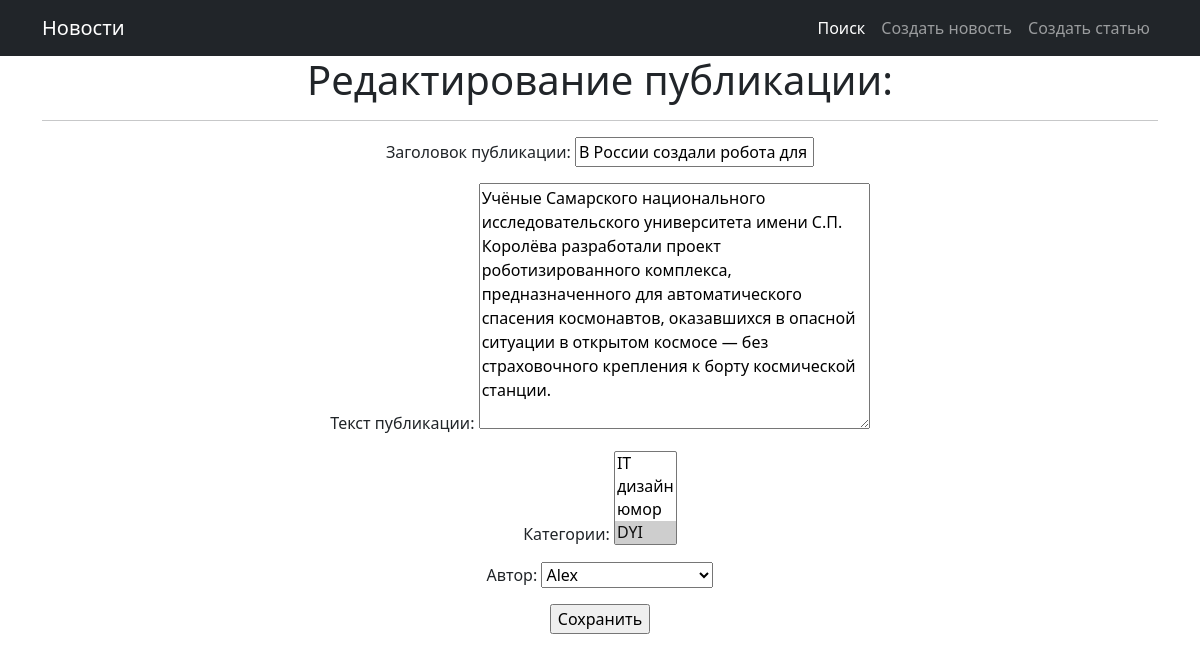
The app's page /news/1/edit/, older data.
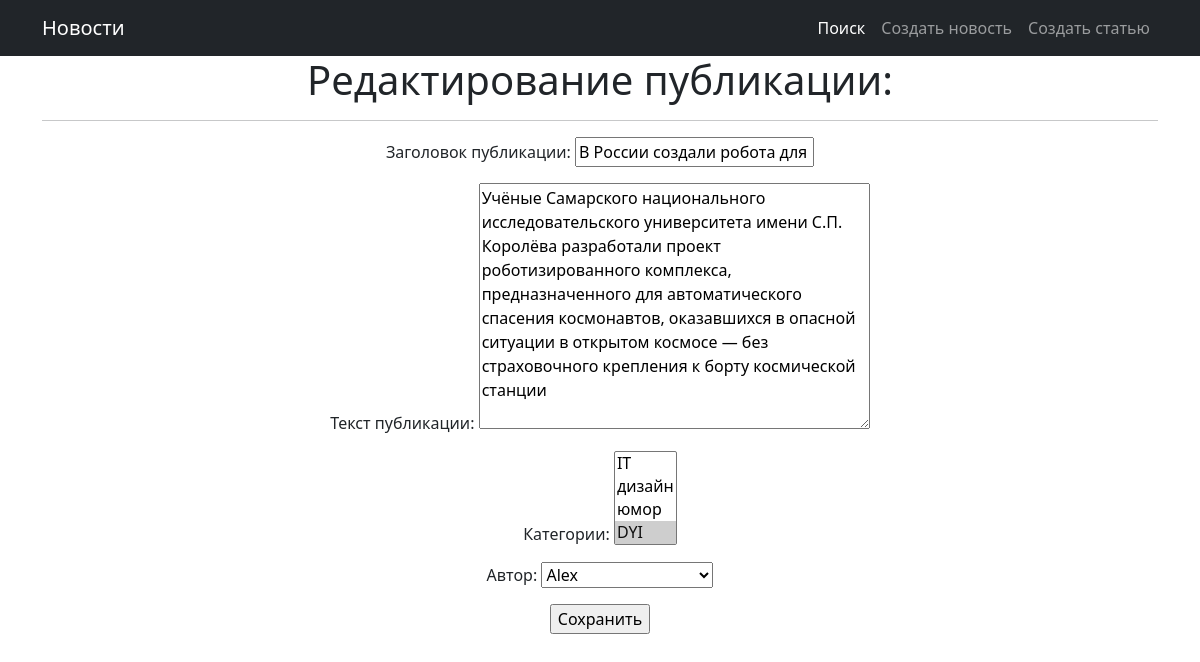
The same page, newer data.
### news/models.py (models this page shows, shortened)
class Post(models.Model):
    types = models.CharField(max_length=2, choices=POST_TYPES, default=news)
    date_create = models.DateTimeField(auto_now_add=True)
    header = models.CharField(max_length=255)
    text = models.TextField()
    rating = models.IntegerField(default=0)
    author_id = models.ForeignKey(Author, on_delete=models.CASCADE)
    categories = models.ManyToManyField(Category, through='PostCategory')

### news/views.py (the view)
# urls.py: path('news/<int:pk>/edit/', PostUpdate.as_view(), name='news_edit'),
class PostUpdate(UpdateView):
    form_class = PostForm
    model = Post
    template_name = 'news/post_edit.html'
    def get_context_data(self, **kwargs):
        context = super().get_context_data(**kwargs)
        context['title'] = 'Редактирование публикации:'
        return context

### news/forms.py
class PostForm(forms.ModelForm):
    def __init__(self, *args, **kwargs):
        super(PostForm, self).__init__(*args, **kwargs)
        self.fields['author_id'].empty_label = 'Выберите автора...'
    class Meta:
        model = Post
        fields = ['header', 'text', 'categories', 'author_id']
        labels = {
            'header': 'Заголовок публикации',
            'text': 'Текст публикации',
            'categories': 'Категории',
            'author_id': 'Автор',
        }

### news/models.py (called while the page is built)
    def __str__(self):
        return self.user_id.username

    def __str__(self):
        return self.name

### templates/news/post_edit.html (shortened to what this page needs)
{% extends 'news/default.html' %}
{% block content %}
<h1>{{title}}</h1>
<hr>
<form action="" method="post">
    {{ form.as_p }}
    <input type="submit" value="Сохранить" />
</form>
{% endblock content %}

Row changes from the older to the newer data that the page shows:
changed Post "В России создали робота для спасения космонавтов в открытом космосе": text "…крепления к борту космической станции." → "…крепления к борту космической станции"
